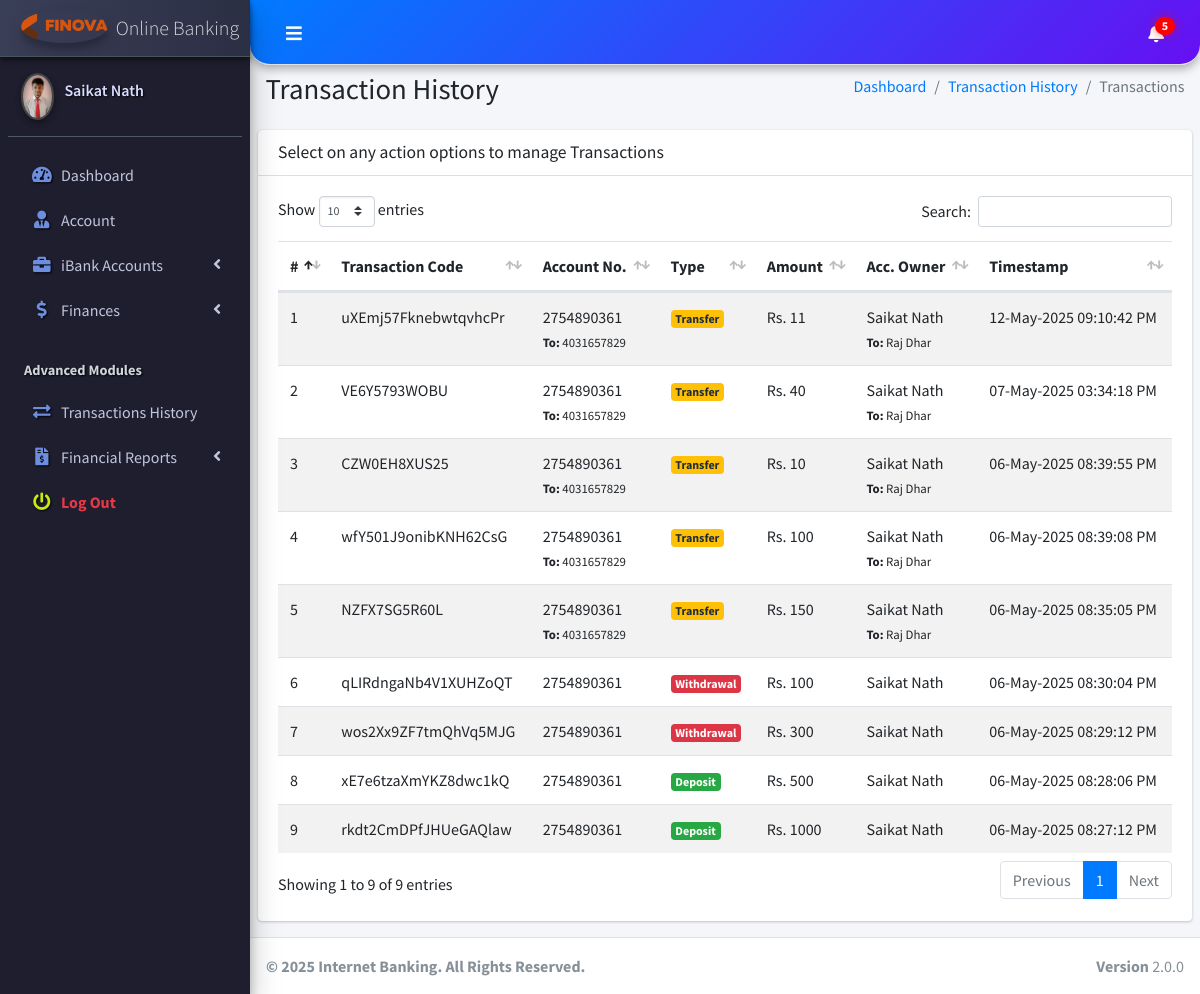
Page /client/pages_transactions_engine.php (signed in) on the committed database.
### tables this page shows
CREATE TABLE `ib_systemsettings` (
  `id` int(20) NOT NULL,
  `sys_name` longtext NOT NULL,
  `sys_tagline` longtext NOT NULL,
  `sys_logo` varchar(200) NOT NULL
);

CREATE TABLE `ib_clients` (
  `client_id` int(11) NOT NULL,
  `name` varchar(200) NOT NULL,
  `national_id` varchar(200) NOT NULL,
  `phone` varchar(200) NOT NULL,
  `address` varchar(200) NOT NULL,
  `email` varchar(200) NOT NULL,
  `password` varchar(200) NOT NULL,
  `profile_pic` varchar(200) NOT NULL,
  `client_number` varchar(200) NOT NULL
);

CREATE TABLE `ib_transactions` (
  `tr_id` int(20) NOT NULL,
  `tr_code` varchar(200) NOT NULL,
  `account_id` varchar(200) NOT NULL,
  `acc_name` varchar(200) NOT NULL,
  `account_number` varchar(200) NOT NULL,
  `acc_type` varchar(200) NOT NULL,
  `acc_amount` varchar(200) NOT NULL,
  `tr_type` varchar(200) NOT NULL,
  `tr_status` varchar(200) NOT NULL,
  `client_id` varchar(200) NOT NULL,
  `client_name` varchar(200) NOT NULL,
  `client_national_id` varchar(200) NOT NULL,
  `transaction_amt` varchar(200) NOT NULL,
  `client_phone` varchar(200) NOT NULL,
  `receiving_acc_no` varchar(200) NOT NULL,
  `created_at` timestamp(6) NOT NULL DEFAULT current_timestamp(6) ON UPDATE current_timestamp(6),
  `receiving_acc_name` varchar(200) NOT NULL,
  `receiving_acc_holder` varchar(200) NOT NULL,
  `staff_id` varchar(100) DEFAULT NULL,
  `staff_name` varchar(200) DEFAULT NULL,
  `admin_id` int(11) DEFAULT NULL
);

### client/pages_transactions_engine.php (the view, shortened to what this page needs)
<!DOCTYPE html>
<html>
<?php include("dist/_partials/head.php"); ?>
<body class="hold-transition sidebar-mini layout-fixed layout-navbar-fixed">
  <div class="wrapper">
    <?php include("dist/_partials/nav.php"); ?>
    <?php include("dist/_partials/sidebar.php"); ?>
    <div class="content-wrapper">
      <section class="content-header">
        <div class="container-fluid">
          <div class="row mb-2">
            <div class="col-sm-6">
              <h1>Transaction History</h1>
            </div>
            <div class="col-sm-6">
              <ol class="breadcrumb float-sm-right">
                <li class="breadcrumb-item"><a href="pages_dashboard.php">Dashboard</a></li>
                <li class="breadcrumb-item"><a href="pages_transactions_engine.php">Transaction History</a></li>
                <li class="breadcrumb-item active">Transactions</li>
              </ol>
            </div>
          </div>
        </div>
      </section>
      <section class="content">
        <div class="row">
          <div class="col-12">
            <div class="card">
              <div class="card-header">
                <h3 class="card-title">Select on any action options to manage Transactions</h3>
              </div>
              <div class="card-body">
                <table id="example1" class="table table-hover table-striped">
                  <thead>
                    <tr>
                      <th>#</th>
                      <th>Transaction Code</th>
                      <th>Account No.</th>
                      <th>Type</th>
                      <th>Amount</th>
                      <th>Acc. Owner</th>
                      <th>Timestamp</th>
                    </tr>
                  </thead>
                 <tbody>
<?php
$client_id = $_SESSION['client_id'];
$ret = "SELECT * FROM `iB_Transactions` WHERE client_id =? ORDER BY `iB_Transactions`.`created_at` DESC ";
$stmt = $mysqli->prepare($ret);
$stmt->bind_param('i', $client_id);
$stmt->execute();
$res = $stmt->get_result();
$cnt = 1;
while ($row = $res->fetch_object()) {
  $transTstamp = $row->created_at;
  if ($row->tr_type == 'Deposit') {
    $alertClass = "<span class='badge badge-success'>$row->tr_type</span>";
  } elseif ($row->tr_type == 'Withdrawal') {
    $alertClass = "<span class='badge badge-danger'>$row->tr_type</span>";
  } else {
    $alertClass = "<span class='badge badge-warning'>$row->tr_type</span>";
  }
?>
  <tr>
    <td><?php echo $cnt; ?></td>
    <td><?php echo $row->tr_code; ?></td>
    <td>
      <?php echo $row->account_number; ?>
      <?php if ($row->tr_type == 'Transfer') { ?>
        <br><small><strong>To:</strong> <?php echo $row->receiving_acc_no; ?></small>
      <?php } ?>
    </td>
    <td><?php echo $alertClass; ?></td>
    <td>Rs. <?php echo $row->transaction_amt; ?></td>
    <td>
      <?php echo $row->client_name; ?>
      <?php if ($row->tr_type == 'Transfer') { ?>
        <br><small><strong>To:</strong> <?php echo $row->receiving_acc_holder; ?></small>
      <?php } ?>
    </td>
    <td><?php echo date("d-M-Y h:i:s A", strtotime($transTstamp)); ?></td>
  </tr>
<?php $cnt++; } ?>
</tbody>
                </table>
              </div>
            </div>
          </div>
        </div>
      </section>
    </div>
    <?php include("dist/_partials/footer.php"); ?>
  </div>
</body>
</html>

### client/dist/_partials/sidebar.php (shortened to what this page needs)
<aside class="main-sidebar sidebar-dark-primary elevation-4">
  <?php
$client_id = $_SESSION['client_id'];
  $ret = "SELECT * FROM  iB_clients  WHERE client_id = ? ";
  $stmt = $mysqli->prepare($ret);
  $stmt->bind_param('i', $client_id);
  $stmt->execute();
  $res = $stmt->get_result();
  while ($row = $res->fetch_object()) {
    $acc_status = 'Pending';
    $acc_qry = "SELECT acc_status FROM iB_bankAccounts WHERE client_id = ? LIMIT 1";
    $acc_stmt = $mysqli->prepare($acc_qry);
    $acc_stmt->bind_param('i', $client_id);
    $acc_stmt->execute();
    $acc_stmt->bind_result($acc_status);
    if ($row->profile_pic == '') {
      $profile_picture = "<img src='../admin/dist/img/user_icon.png' class=' elevation-2' alt='User Image'>
                ";
    } else {
      $profile_picture = "<img src='../admin/dist/img/$row->profile_pic' class='elevation-2' alt='User Image'>
                ";
    }
    $ret = "SELECT * FROM `iB_SystemSettings` ";
    $stmt = $mysqli->prepare($ret);
    $stmt->execute();
    $res = $stmt->get_result();
    while ($sys = $res->fetch_object()) {
  ?>
      <a href="pages_dashboard.php" class="brand-link">
        <img src="../admin/dist/img/<?php echo $sys->sys_logo;?>" alt="iBanking Logo" class="brand-image img-circle elevation-3" style="opacity: .8">
        <span class="brand-text font-weight-light"><?php echo $sys->sys_name;?></span>
      </a>
      <div class="sidebar">
        <div class="user-panel mt-3 pb-3 mb-3 d-flex">
          <div class="image">
            <?php echo $profile_picture; ?>
          </div>
          <div class="info">
            <a href="pages_dashboard.php" class="d-block"><?php echo $row->name; ?></a>
          </div>
        </div>
        <nav class="mt-2">
          <ul class="nav nav-pills nav-sidebar flex-column" data-widget="treeview" role="menu" data-accordion="false">
            <li class="nav-item has-treeview">
              <a href="pages_dashboard.php" class="nav-link">
                <i class="nav-icon fas fa-tachometer-alt"></i>
                <p>
                  Dashboard
                </p>
              </a>
            </li>
            <li class="nav-item">
              <a href="pages_account.php" class="nav-link">
                <i class="nav-icon fas fa-user-tie"></i>
                <p>
                  Account
                </p>
              </a>
            </li>
            <li class="nav-item has-treeview">
              <a href="#" class="nav-link">
                <i class="nav-icon fas fa-briefcase"></i>
                <p>
                  iBank Accounts
                  <i class="fas fa-angle-left right"></i>
                </p>
              </a>
            </li>
            <li class="nav-item has-treeview">
              <a href="#" class="nav-link <?php echo ($acc_status == 'Approved') ? '' : 'disabled-link'; ?>">
                <i class="nav-icon fas fa-dollar-sign"></i>
                <p>Finances<i class="fas fa-angle-left right"></i></p>
              </a>
            </li>
                       <li class="nav-header">Advanced Modules</li>
            <li class="nav-item">
              <a href="pages_transactions_engine.php" class="nav-link <?php echo ($acc_status == 'Approved') ? '' : 'disabled-link'; ?>">
                <i class="nav-icon fas fa-exchange-alt"></i>
                <p>Transactions History</p>
              </a>
            </li>
            <li class="nav-item has-treeview">
              <a href="#" class="nav-link <?php echo ($acc_status == 'Approved') ? '' : 'disabled-link'; ?>">
                <i class="nav-icon fas fa-file-invoice-dollar"></i>
                <p>Financial Reports<i class="fas fa-angle-left right"></i></p>
              </a>
            </li>
<li class="nav-item">
  <a href="pages_logout.php" class="nav-link" style="color: #e63946;">
    <i class="nav-icon fas fa-power-off" style="color: #c8eb0c !important;"></i>
    <p style="color: #e63946; font-weight: bold;">
      Log Out
    </p>
  </a>
</li>
          </ul>
        </nav>
      </div>
</aside>
<?php
    }
  } ?>

### client/dist/_partials/footer.php
<?php
$ret = "SELECT * FROM `iB_SystemSettings` ";
$stmt = $mysqli->prepare($ret);
$stmt->execute();
$res = $stmt->get_result();
while ($sys = $res->fetch_object()) {
?>
  <footer class="main-footer">
    <strong>&copy;
      2025 Internet Banking. All Rights Reserved.</strong>
    <div class="float-right d-none d-sm-inline-block">
      <b>Version</b> 2.0.0
    </div>
  </footer>
<?php } ?>

### client/dist/_partials/sidebar.php (style rules this page uses)
.main-sidebar { background: #1e1e2f; box-shadow: inset -3px -3px 7px #2c2c3e, inset 3px 3px 7px #0e0e1a; }
.main-sidebar .brand-link { background: linear-gradient(to right, #3a3f58, #2b2f44); box-shadow: 0 3px 5px rgba(0, 0, 0, 0.5); }
.main-sidebar .nav-link { transition: all 0.3s ease; border-radius: 10px; margin: 2px 5px; color: #c2c6dc !important; }
.nav-icon { color: #6d8ddf !important; text-shadow: 1px 1px 2px #000; }
.nav-header { color: #888ca9; font-weight: bold; padding-left: 15px; text-shadow: 1px 1px 2px #000; }
.user-panel .image img { border: 2px solid #444; box-shadow: 0 0 10px rgba(255, 255, 255, 0.1); border-radius: 50%; }
.user-panel .info a { color: #d9dcff; font-weight: 600; text-shadow: 1px 1px 2px #000; }

### rows in the picture
ib_clients: name "Saikat Nath"
ib_systemsettings: sys_logo (picture), sys_name "Online Banking", ib_clients.profile_pic (picture)
ib_transactions: tr_code "uXEmj57FknebwtqvhcPr", account_number "2754890361", receiving_acc_no "4031657829", tr_type "Transfer", transaction_amt "11", client_name "Saikat Nath", receiving_acc_holder "Raj Dhar", created_at "12-May-2025 09:10:42 PM"
ib_transactions: tr_code "VE6Y5793WOBU", account_number "2754890361", receiving_acc_no "4031657829", tr_type "Transfer", transaction_amt "40", client_name "Saikat Nath", receiving_acc_holder "Raj Dhar", created_at "07-May-2025 03:34:18 PM"
ib_transactions: tr_code "CZW0EH8XUS25", account_number "2754890361", receiving_acc_no "4031657829", tr_type "Transfer", transaction_amt "10", client_name "Saikat Nath", receiving_acc_holder "Raj Dhar", created_at "06-May-2025 08:39:55 PM"
ib_transactions: tr_code "wfY501J9onibKNH62CsG", account_number "2754890361", receiving_acc_no "4031657829", tr_type "Transfer", transaction_amt "100", client_name "Saikat Nath", receiving_acc_holder "Raj Dhar", created_at "06-May-2025 08:39:08 PM"
ib_transactions: tr_code "NZFX7SG5R60L", account_number "2754890361", receiving_acc_no "4031657829", tr_type "Transfer", transaction_amt "150", client_name "Saikat Nath", receiving_acc_holder "Raj Dhar", created_at "06-May-2025 08:35:05 PM"
ib_transactions: tr_code "qLIRdngaNb4V1XUHZoQT", account_number "2754890361", tr_type "Withdrawal", transaction_amt "100", client_name "Saikat Nath", created_at "06-May-2025 08:30:04 PM"
ib_transactions: tr_code "wos2Xx9ZF7tmQhVq5MJG", account_number "2754890361", tr_type "Withdrawal", transaction_amt "300", client_name "Saikat Nath", created_at "06-May-2025 08:29:12 PM"
ib_transactions: tr_code "xE7e6tzaXmYKZ8dwc1kQ", account_number "2754890361", tr_type "Deposit", transaction_amt "500", client_name "Saikat Nath", created_at "06-May-2025 08:28:06 PM"
ib_transactions: tr_code "rkdt2CmDPfJHUeGAQlaw", account_number "2754890361", tr_type "Deposit", transaction_amt "1000", client_name "Saikat Nath", created_at "06-May-2025 08:27:12 PM"
